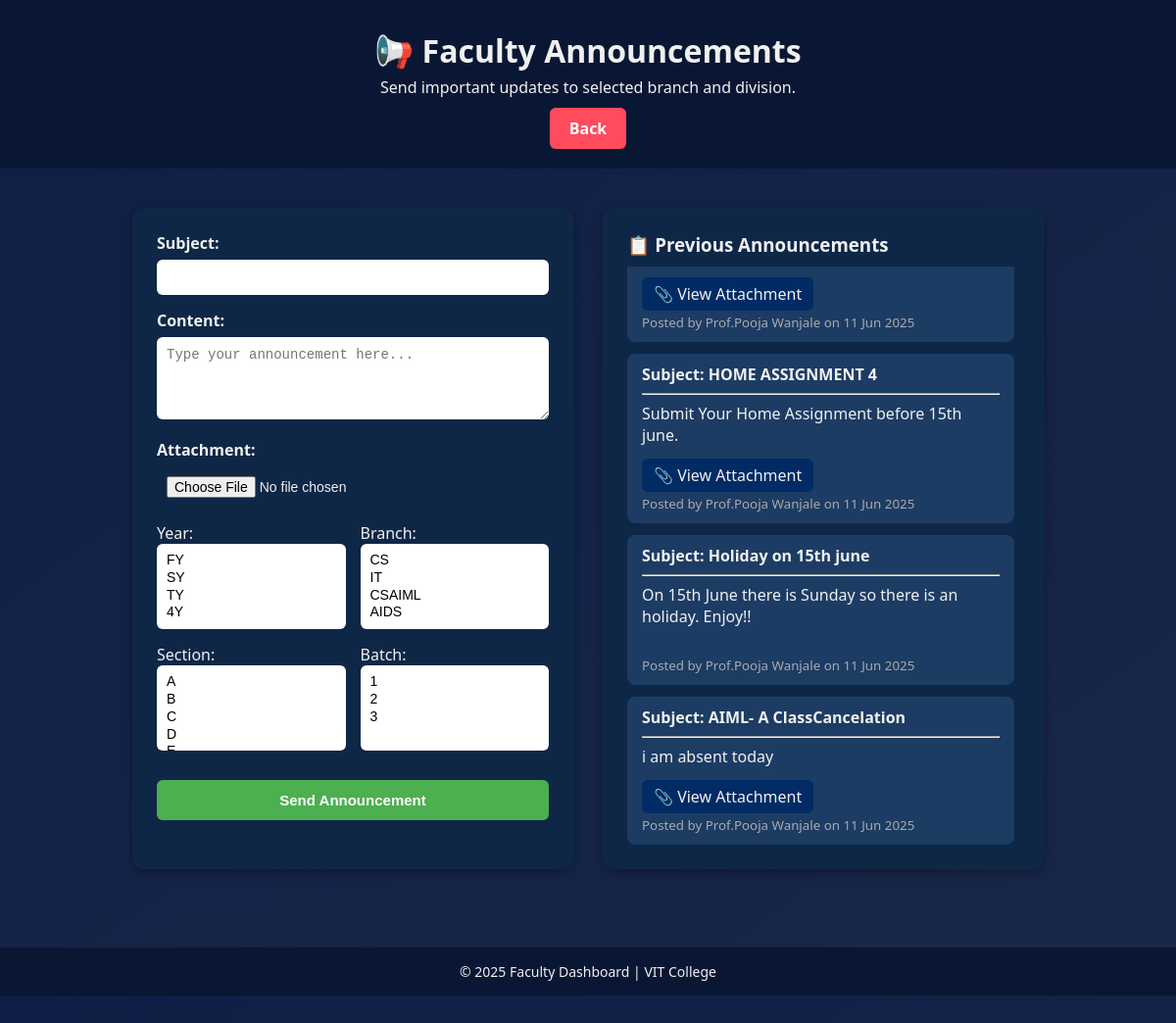
The page /announcements on the database its author committed.
### announcements/models.py (models this page shows, shortened)
class Announcement(models.Model):
    subject = models.CharField(max_length=100)
    content = models.TextField()
    attachment = models.FileField(upload_to='attachments/', blank=True, null=True)
    years = models.JSONField(default=list)    # e.g. ["FY", "SY"]
    branches = models.JSONField(default=list) # e.g. ["CS", "AIDS"]
    sections = models.JSONField(default=list) # e.g. ["A", "B"]
    batches = models.JSONField(default=list)  # e.g. ["1", "2"]
    teacher_id = models.CharField(max_length=20)
    teacher_name = models.CharField(max_length=100)
    created_at = models.DateTimeField(auto_now_add=True)

### ASEP2/views.py (the view, shortened to what this page needs)
# urls.py: path("announcements",views.faculty_announcement,name = "announcements"),
def faculty_announcement(request):
    announcements = Announcement.objects.all().order_by('-created_at')[:20]
    return render(request, 'announcements.html', {
        'announcements': announcements
    })

### templates/announcements.html (shortened to what this page needs)
<!DOCTYPE html>
<html lang="en">
<head>
  {% load static %}
  <link rel="stylesheet" href="{% static 'css/announcement.css' %}">
</head>
<body>
  <header class="dashboard-header">
    <h1>📢 Faculty Announcements</h1>
    <p>Send important updates to selected branch and division.</p>
    <a href="javascript:history.back()" class="btn back-btn">Back</a>
  </header>
  <main class="container">
    <div class="form-box">
      <form method="post" enctype="multipart/form-data">
        <div class="form-group">
          <label>Subject:</label>
          <input type="text" name="subject" required />
        </div>
        <div class="form-group">
          <label>Content:</label>
          <textarea name="content" rows="4" placeholder="Type your announcement here..." required></textarea>
        </div>
        <div class="form-group">
          <label>Attachment:</label>
          <input type="file" name="attachment" />
        </div>
        <div class="multi-grid">
          <div>
            <label>Year:</label>
            <select name="year" multiple>
              <option>FY</option>
              <option>SY</option>
              <option>TY</option>
              <option>4Y</option>
            </select>
          </div>
          <div>
            <label>Branch:</label>
            <select name="branch" multiple>
              <option>CS</option>
              <option>IT</option>
              <option>CSAIML</option>
              <option>AIDS</option>
            </select>
          </div>
          <div>
            <label>Section:</label>
            <select name="section" multiple>
              <option>A</option>
              <option>B</option>
              <option>C</option>
              <option>D</option>
              <option>E</option>
            </select>
          </div>
          <div>
            <label>Batch:</label>
            <select name="batch" multiple>
              <option>1</option>
              <option>2</option>
              <option>3</option>
            </select>
          </div>
        </div>
        <button type="submit" class="btn submit-btn">Send Announcement</button>
      </form>
    </div>
    <div class="announcement-panel">
      <h3>📋 Previous Announcements</h3>
      <div class="announcement-list">
        {% for a in announcements reversed %}
        <div class="announcement-entry">
          <strong>Subject: {{ a.subject }}</strong>
          <hr>
          <p>{{ a.content }}</p>
          {% if a.attachment %}
            <a href="{{ a.attachment.url }}" class="attachment-link" target="_blank">
                📎 View Attachment
              </a>
           {% endif %}
          <br>
          <small>Posted by {{ a.teacher_name }} on {{ a.created_at|date:"d M Y" }}</small>
        </div>
        {% endfor %}
      </div>
      </div>
  </main>
  <footer>
    © 2025 Faculty Dashboard | VIT College
  </footer>
</body>
</html>

### static/css/announcement.css (style rules this page uses)
body { margin: 0; font-family: 'Segoe UI', sans-serif; background: linear-gradient(145deg, #0f1e46, #182848); color: #f0f0f0; }
.dashboard-header { text-align: center; padding: 30px 0; background-color: #0a1734; }
.dashboard-header h1 { font-size: 2rem; margin: 0; }
.dashboard-header p { margin: 5px 0 20px; font-weight: 300; }
.back-btn { background-color: #ff4b5c; padding: 10px 20px; color: white; border-radius: 6px; text-decoration: none; font-weight: bold; }
.container { display: flex; justify-content: center; align-items: flex-start; gap: 30px; padding: 40px; flex-wrap: wrap; }
.form-box, .announcement-panel { background: #0f2747; padding: 25px; border-radius: 12px; box-shadow: 0 4px 12px rgba(0,0,0,0.3); width: 400px; min-height: 500px; display: flex; justify-content: space-between; }
.form-group { margin-bottom: 15px; }
.form-group label { display: block; margin-bottom: 6px; font-weight: bold; }
.form-group input[type="text"], .form-group textarea, .form-group input[type="file"] { width: 100%; padding: 10px; border-radius: 6px; border: none; font-size: 14px; box-sizing: border-box; }
.multi-grid { display: grid; grid-template-columns: repeat(2, 1fr); gap: 15px; margin-bottom: 20px; }
.multi-grid select { width: 100%; padding: 8px; border-radius: 6px; border: none; font-size: 14px; }
.btn.submit-btn { background-color: #4CAF50; color: white; padding: 12px; width: 100%; border: none; border-radius: 6px; font-weight: bold; cursor: pointer; font-size: 15px; margin-top: 10px; }
.announcement-panel h3 { margin-top: 0; margin-bottom: 10px; }
.announcement-list { overflow-y: auto; max-height: 420px; display: flex; flex-direction: column-reverse; gap: 12px; padding-right: 5px; }
.announcement-entry { background: #1d3c64; padding: 10px 15px; border-radius: 8px; }
.announcement-entry p { margin: 0 0 5px; }
.announcement-entry small { color: #aaa; }
footer { text-align: center; padding: 15px; font-size: 14px; background-color: #0a1734; margin-top: 40px; }

### templates/announcements.html (style rules this page uses)
.container { display: flex; justify-content: center; align-items: stretch; gap: 30px; padding: 40px; flex-wrap: wrap; min-height: 600px; }
.form-box, .announcement-panel { background: #0f2747; padding: 25px; border-radius: 12px; box-shadow: 0 4px 12px rgba(0, 0, 0, 0.3); width: 400px; display: flex; flex-direction: column; }
.announcement-panel { justify-content: flex-start; }
.announcement-list { overflow-y: auto; max-height: 590px; display: flex; flex-direction: column-reverse; gap: 12px; }
.attachment-link { display: inline-block; margin-top: 8px; padding: 6px 12px; background-color:rgb(0, 43, 100); color: #f0f0f0; text-decoration: none; font-weight: 500; border-radius: 6px; transition: background-color 0.3s ease; }

### rows shown on the page
Announcement: subject "AIML- A ClassCancelation", content "i am absent today", teacher_name "Prof.Pooja Wanjale", created_at "11 Jun 2025"
Announcement: subject "Holiday on 15th june", content "On 15th June there is Sunday so there is an holiday. Enjoy!!", teacher_name "Prof.Pooja Wanjale", created_at "11 Jun 2025"
Announcement: subject "HOME ASSIGNMENT 4", content "Submit Your Home Assignment before 15th june.", teacher_name "Prof.Pooja Wanjale", created_at "11 Jun 2025"
Announcement: teacher_name "Prof.Pooja Wanjale", created_at "11 Jun 2025"
